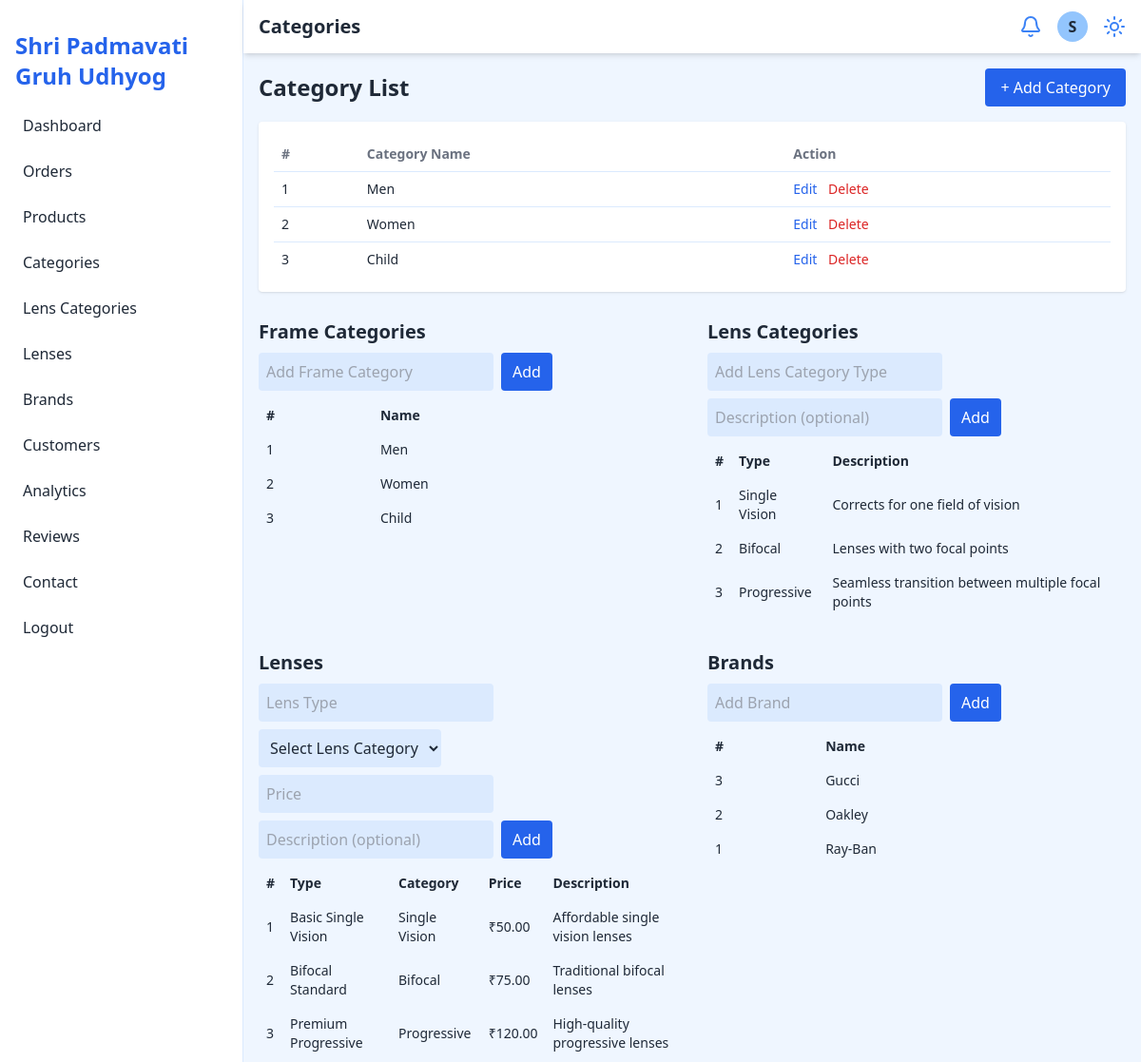
/admin/category.php (signed in), run on an earlier commit of the app's database.
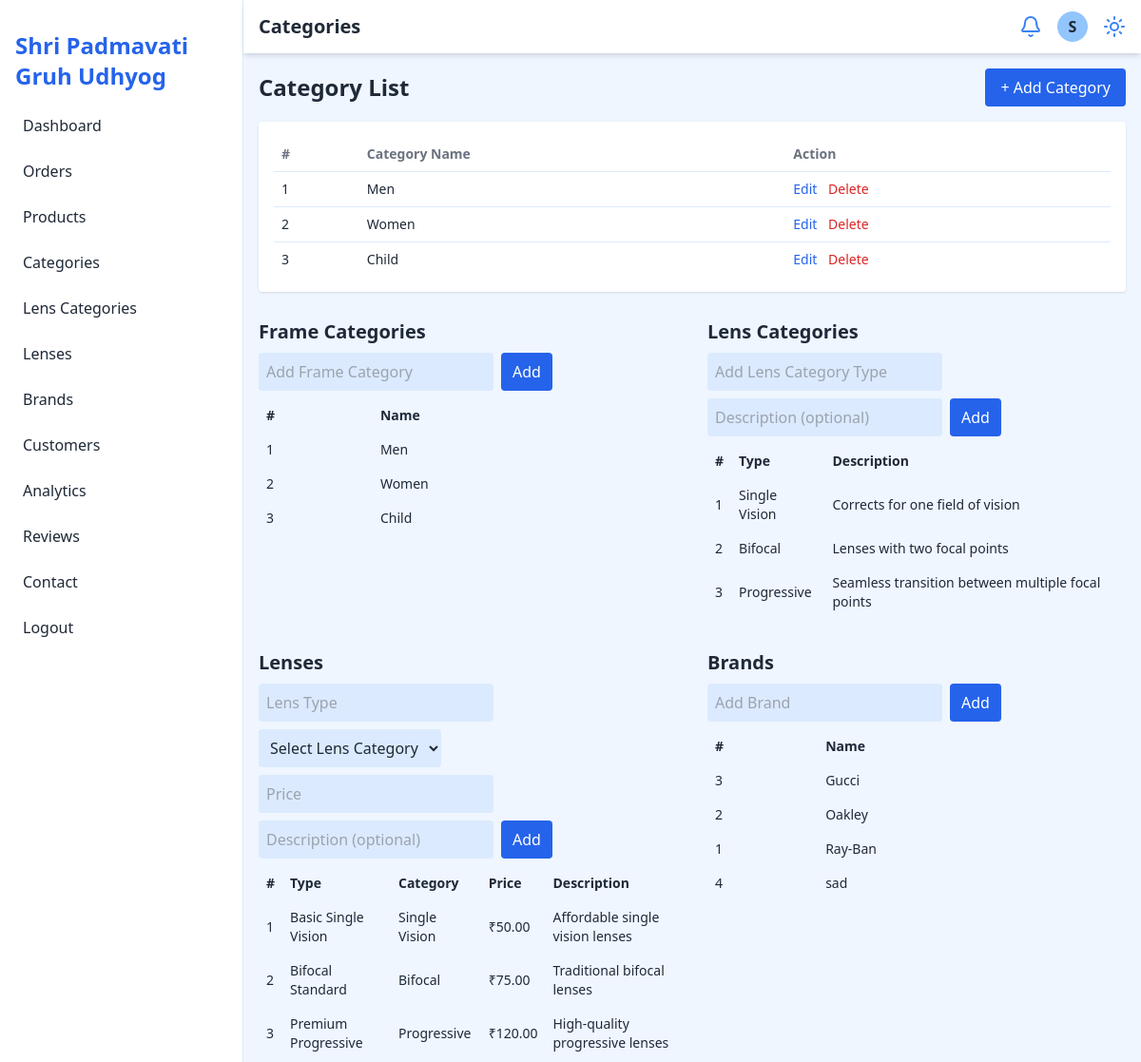
And on a later commit of the database.
### tables this page shows
CREATE TABLE `frame_category` (
  `category_id` int(11) NOT NULL,
  `name` varchar(50) NOT NULL
);

CREATE TABLE `lens_category` (
  `category_id` int(11) NOT NULL,
  `type` varchar(255) NOT NULL,
  `description` text DEFAULT NULL
);

CREATE TABLE `lens` (
  `lens_id` int(11) NOT NULL,
  `category_id` int(11) DEFAULT NULL,
  `type` varchar(255) NOT NULL,
  `price` decimal(10,2) NOT NULL,
  `description` text DEFAULT NULL
);

CREATE TABLE `brand` (
  `brand_id` int(11) NOT NULL,
  `name` varchar(255) NOT NULL
);

### admin/category.php (the view, shortened to what the changed rows need)
<?php
include 'config/db.php';
function loadFrameCategories($conn) {
    $query = "SELECT * FROM frame_category";
    $result = mysqli_query($conn, $query);
    $categories = [];
    while ($row = mysqli_fetch_assoc($result)) {
        $categories[] = $row;
    }
    return $categories;
}
function loadLensCategories($conn) {
    $query = "SELECT * FROM lens_category";
    $result = mysqli_query($conn, $query);
    $categories = [];
    while ($row = mysqli_fetch_assoc($result)) {
        $categories[] = $row;
    }
    return $categories;
}
function loadLenses($conn) {
    $query = "SELECT l.lens_id, l.type, l.price, l.description, lc.type AS category FROM lens l LEFT JOIN lens_category lc ON l.category_id = lc.category_id";
    $result = mysqli_query($conn, $query);
    $lenses = [];
    while ($row = mysqli_fetch_assoc($result)) {
        $lenses[] = $row;
    }
    return $lenses;
}
function loadBrands($conn) {
    $query = "SELECT * FROM brand";
    $result = mysqli_query($conn, $query);
    $brands = [];
    while ($row = mysqli_fetch_assoc($result)) {
        $brands[] = $row;
    }
    return $brands;
}
$frame_categories = loadFrameCategories($conn);
$lens_categories = loadLensCategories($conn);
$lenses = loadLenses($conn);
$brands = loadBrands($conn);
?>
<!DOCTYPE html>
<html lang="en">
<head>
  <?php include 'include/header.php'; ?>
</head>
<body class="bg-blue-50 text-gray-800 dark:bg-gray-900 dark:text-gray-100">
  <div class="flex h-screen overflow-hidden">
    <?php include 'include/navbar.php'; ?>
    <div class="flex-1 flex flex-col">
      <header class="flex justify-between items-center bg-white dark:bg-gray-800 px-4 py-3 shadow-md">
        <h2 class="text-xl font-semibold">Categories</h2>
      </header>
      <main class="p-4 overflow-auto">
        <div class="flex justify-between items-center mb-4">
          <h2 class="text-2xl font-semibold">Category List</h2>
        </div>
        <div class="bg-white dark:bg-gray-800 p-4 rounded shadow">
          <div class="overflow-x-auto">
            <table class="w-full text-left text-sm">
              <thead>
                <tr class="text-gray-500 dark:text-gray-300">
                  <th class="p-2">#</th>
                  <th class="p-2">Category Name</th>
                  <th class="p-2">Action</th>
                </tr>
              </thead>
              <tbody id="categoryTable">
                <?php foreach ($frame_categories as $category): ?>
                  <tr class="border-t border-blue-100 dark:border-gray-700">
                    <td class="p-2"><?php echo $category['category_id']; ?></td>
                    <td class="p-2"><?php echo $category['name']; ?></td>
                    <td class="p-2 space-x-2">
                      <button onclick="openEditModal(<?php echo $category['category_id']; ?>, '<?php echo htmlspecialchars($category['name'], ENT_QUOTES); ?>')" class="text-blue-600 hover:underline">Edit</button>
                      <a href="delete_category.php?id=<?php echo $category['category_id']; ?>" class="text-red-600 hover:underline">Delete</a>
                    </td>
                  </tr>
                <?php endforeach; ?>
              </tbody>
            </table>
          </div>
        </div>
      </main>
      <main class="p-4 overflow-auto">
        <div class="flex flex-wrap gap-8">
          <div class="flex-1 min-w-[350px]">
            <h2 class="text-xl font-semibold mb-2">Frame Categories</h2>
            <div class="overflow-x-auto">
              <table class="w-full text-left text-sm">
                <thead><tr><th class="p-2">#</th><th class="p-2">Name</th></tr></thead>
                <tbody>
                  <?php foreach ($frame_categories as $cat): ?>
                    <tr><td class="p-2"><?php echo $cat['category_id']; ?></td><td class="p-2"><?php echo htmlspecialchars($cat['name']); ?></td></tr>
                  <?php endforeach; ?>
                </tbody>
              </table>
            </div>
          </div>
          <div class="flex-1 min-w-[350px]">
            <h2 class="text-xl font-semibold mb-2">Lens Categories</h2>
            <div class="overflow-x-auto">
              <table class="w-full text-left text-sm">
                <thead><tr><th class="p-2">#</th><th class="p-2">Type</th><th class="p-2">Description</th></tr></thead>
                <tbody>
                  <?php foreach ($lens_categories as $cat): ?>
                    <tr><td class="p-2"><?php echo $cat['category_id']; ?></td><td class="p-2"><?php echo htmlspecialchars($cat['type']); ?></td><td class="p-2"><?php echo htmlspecialchars($cat['description']); ?></td></tr>
                  <?php endforeach; ?>
                </tbody>
              </table>
            </div>
          </div>
          <div class="flex-1 min-w-[350px]">
            <h2 class="text-xl font-semibold mb-2">Lenses</h2>
            <div class="overflow-x-auto">
              <table class="w-full text-left text-sm">
                <thead><tr><th class="p-2">#</th><th class="p-2">Type</th><th class="p-2">Category</th><th class="p-2">Price</th><th class="p-2">Description</th></tr></thead>
                <tbody>
                  <?php foreach ($lenses as $lens): ?>
                    <tr><td class="p-2"><?php echo $lens['lens_id']; ?></td><td class="p-2"><?php echo htmlspecialchars($lens['type']); ?></td><td class="p-2"><?php echo htmlspecialchars($lens['category']); ?></td><td class="p-2">₹<?php echo $lens['price']; ?></td><td class="p-2"><?php echo htmlspecialchars($lens['description']); ?></td></tr>
                  <?php endforeach; ?>
                </tbody>
              </table>
            </div>
          </div>
          <div class="flex-1 min-w-[350px]">
            <h2 class="text-xl font-semibold mb-2">Brands</h2>
            <div class="overflow-x-auto">
              <table class="w-full text-left text-sm">
                <thead><tr><th class="p-2">#</th><th class="p-2">Name</th></tr></thead>
                <tbody>
                  <?php foreach ($brands as $brand): ?>
                    <tr><td class="p-2"><?php echo $brand['brand_id']; ?></td><td class="p-2"><?php echo htmlspecialchars($brand['name']); ?></td></tr>
                  <?php endforeach; ?>
                </tbody>
              </table>
            </div>
          </div>
        </div>
      </main>
    </div>
  </div>
</body>
</html>

What changed in the data, as far as the page shows it:
added brand: brand_id "4", name "sad"
